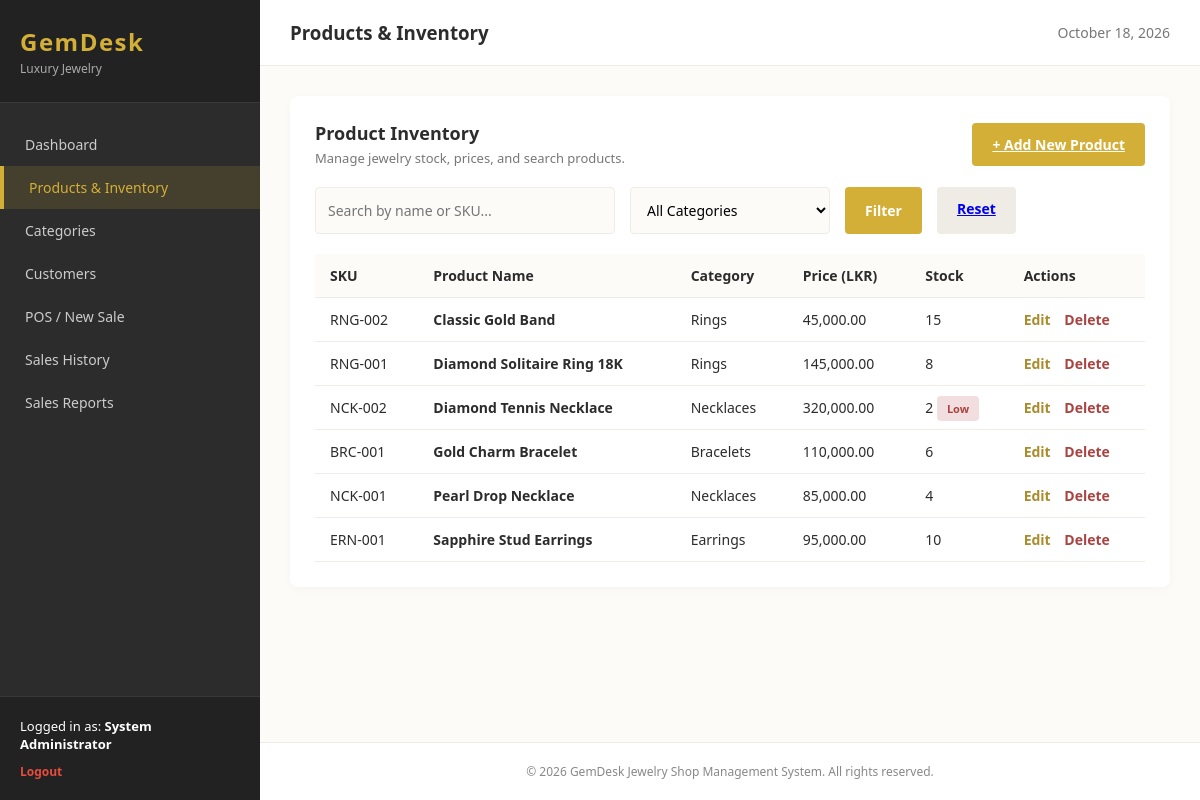
/index.php?controller=product&action=index (signed in), run on the app's committed database.
### tables this page shows
CREATE TABLE IF NOT EXISTS `products` (
  `id` INT AUTO_INCREMENT PRIMARY KEY,
  `category_id` INT NOT NULL,
  `name` VARCHAR(150) NOT NULL,
  `sku` VARCHAR(50) NOT NULL UNIQUE,
  `price` DECIMAL(10, 2) NOT NULL,
  `stock_quantity` INT NOT NULL DEFAULT 0,
  `min_stock_level` INT NOT NULL DEFAULT 5,
  `created_at` TIMESTAMP DEFAULT CURRENT_TIMESTAMP,
  FOREIGN KEY (`category_id`) REFERENCES `categories`(`id`) ON DELETE CASCADE
);

CREATE TABLE IF NOT EXISTS `categories` (
  `id` INT AUTO_INCREMENT PRIMARY KEY,
  `name` VARCHAR(100) NOT NULL,
  `description` TEXT DEFAULT NULL,
  `created_at` TIMESTAMP DEFAULT CURRENT_TIMESTAMP
);

### models/Product.php (called while the page is built, shortened)
<?php
require_once __DIR__ . '/../config/database.php';
class Product {
    private $conn;
    private $table = 'products';
    public function __construct() {
        $database = new Database();
        $this->conn = $database->getConnection();
    }
    public function getAll($search = '', $category_id = '') {
        $query = "SELECT p.*, c.name as category_name
                  FROM " . $this->table . " p
                  JOIN categories c ON p.category_id = c.id WHERE 1=1";
        $params = [];
        $query .= " ORDER BY p.name ASC";
        $stmt = $this->conn->prepare($query);
        $stmt->execute($params);
        return $stmt->fetchAll();
    }
}
?>

### config/database.php (called while the page is built, shortened)
<?php
class Database {
    private $host = "localhost";
    private $db_name = "jewelry_shop_db";
    private $username = "root";
    private $password = "";
    public function getConnection() {
        $this->conn = null;
        try {
            $this->conn = new PDO(
                "mysql:host=" . $this->host . ";dbname=" . $this->db_name . ";charset=utf8mb4",
                $this->username,
                $this->password
            );
            $this->conn->setAttribute(PDO::ATTR_ERRMODE, PDO::ERRMODE_EXCEPTION);
            $this->conn->setAttribute(PDO::ATTR_DEFAULT_FETCH_MODE, PDO::FETCH_ASSOC);
        } catch(PDOException $exception) {
            echo "Connection error: " . $exception->getMessage();
        }
        return $this->conn;
    }
}
?>

### models/Category.php (called while the page is built, shortened)
<?php
require_once __DIR__ . '/../config/database.php';
class Category {
    public function __construct() {
        $database = new Database();
    }
}
?>

### controllers/ProductController.php (called while the page is built, shortened)
<?php
require_once __DIR__ . '/../models/Product.php';
require_once __DIR__ . '/../models/Category.php';
class ProductController {
    private $productModel;
    public function __construct() {
        $this->productModel = new Product();
    }
    public function index() {
        $search = isset($_GET['search']) ? trim($_GET['search']) : '';
        $category_id = isset($_GET['category_id']) ? trim($_GET['category_id']) : '';
        $products = $this->productModel->getAll($search, $category_id);
        $pageTitle = "Products & Inventory";
        $controller = 'product';
        $action = 'index';
        require_once 'views/layouts/header.php';
        require_once 'views/products/index.php';
        require_once 'views/layouts/footer.php';
    }
}
?>

### views/products/index.php (the view, shortened to what this page needs)
<div class="section-card">
    <div style="display: flex; justify-content: space-between; align-items: center; margin-bottom: 20px;">
        <div>
            <h3>Product Inventory</h3>
            <p class="section-desc">Manage jewelry stock, prices, and search products.</p>
        </div>
        <a href="index.php?controller=product&action=create" class="btn btn-primary">+ Add New Product</a>
    </div>
    <form method="GET" action="index.php" style="display: flex; gap: 15px; margin-bottom: 20px;">
        <input type="text" name="search" class="form-control" placeholder="Search by name or SKU..." value="<?php echo htmlspecialchars($search ?? ''); ?>" style="max-width: 300px;">
        <select name="category_id" class="form-control" style="max-width: 200px;">
            <option value="">All Categories</option>
        </select>
        <button type="submit" class="btn btn-primary">Filter</button>
        <a href="index.php?controller=product&action=index" class="btn" style="background:var(--gray-light);">Reset</a>
    </form>
    <div class="table-responsive">
        <table class="data-table">
            <thead>
                <tr>
                    <th>SKU</th>
                    <th>Product Name</th>
                    <th>Category</th>
                    <th>Price (LKR)</th>
                    <th>Stock</th>
                    <th>Actions</th>
                </tr>
            </thead>
            <tbody>
                <?php if (empty($products)): ?>
                    <tr><td colspan="6" style="text-align:center;">No products found.</td></tr>
                <?php else: ?>
                    <?php foreach($products as $prod): ?>
                        <tr>
                            <td><?php echo htmlspecialchars($prod['sku']); ?></td>
                            <td><strong><?php echo htmlspecialchars($prod['name']); ?></strong></td>
                            <td><?php echo htmlspecialchars($prod['category_name']); ?></td>
                            <td><?php echo number_format($prod['price'], 2); ?></td>
                            <td>
                                <?php echo $prod['stock_quantity']; ?>
                                <?php if($prod['stock_quantity'] <= $prod['min_stock_level']): ?>
                                    <span class="badge badge-danger">Low</span>
                                <?php endif; ?>
                            </td>
                            <td>
                                <a href="index.php?controller=product&action=edit&id=<?php echo $prod['id']; ?>" style="color:var(--gold-dark); text-decoration:none; font-weight:600; margin-right:10px;">Edit</a>
                                <a href="index.php?controller=product&action=delete&id=<?php echo $prod['id']; ?>" onclick="return confirm('Are you sure you want to delete this product?');" style="color:#A94442; text-decoration:none; font-weight:600;">Delete</a>
                            </td>
                        </tr>
                    <?php endforeach; ?>
                <?php endif; ?>
            </tbody>
        </table>
    </div>
</div>

### index.php (shortened to what this page needs)
<?php
$controller = isset($_GET['controller']) ? $_GET['controller'] : 'auth';
$action = isset($_GET['action']) ? $_GET['action'] : 'login';
switch ($controller) {
    case 'product':
        require_once 'controllers/ProductController.php';
        $ctrl = new ProductController();
        break;
}
if (method_exists($ctrl, $action)) {
    $ctrl->$action();
} else {
    echo "Page not found!";
}
?>

### views/layouts/header.php (shortened to what this page needs)
<!DOCTYPE html>
<html lang="en">
<head>
    <link rel="stylesheet" href="assets/css/style.css">
</head>
<body>
    <div class="app-layout">
        <nav class="sidebar">
            <div class="sidebar-brand">
                <h2>GemDesk</h2>
                <p>Luxury Jewelry</p>
            </div>
            <ul class="nav-menu">
                <li><a href="index.php?controller=dashboard&action=index" class="<?php echo ($controller == 'dashboard') ? 'active' : ''; ?>">Dashboard</a></li>
                <li><a href="index.php?controller=product&action=index" class="<?php echo ($controller == 'product') ? 'active' : ''; ?>">Products & Inventory</a></li>
                <li><a href="index.php?controller=category&action=index" class="<?php echo ($controller == 'category') ? 'active' : ''; ?>">Categories</a></li>
                <li><a href="index.php?controller=customer&action=index" class="<?php echo ($controller == 'customer') ? 'active' : ''; ?>">Customers</a></li>
                <li><a href="index.php?controller=sales&action=create" class="<?php echo ($controller == 'sales' && $action == 'create') ? 'active' : ''; ?>">POS / New Sale</a></li>
                <li><a href="index.php?controller=sales&action=history" class="<?php echo ($controller == 'sales' && $action == 'history') ? 'active' : ''; ?>">Sales History</a></li>
                <li><a href="index.php?controller=sales&action=report" class="<?php echo ($controller == 'sales' && $action == 'report') ? 'active' : ''; ?>">Sales Reports</a></li>
            </ul>
            <div class="sidebar-footer">
                <p>Logged in as: <strong><?php echo htmlspecialchars($_SESSION['full_name'] ?? 'Admin'); ?></strong></p>
                <a href="index.php?controller=auth&action=logout" class="btn-logout">Logout</a>
            </div>
        </nav>
        <main class="main-content">
            <header class="top-bar">
                <h3><?php echo isset($pageTitle) ? $pageTitle : 'Dashboard'; ?></h3>
                <span class="date-display"><?php echo date('F j, Y'); ?></span>
            </header>
            <div class="content-body">

### views/layouts/footer.php
</div>
            <footer class="app-footer">
                <p>&copy; <?php echo date('Y'); ?> GemDesk Jewelry Shop Management System. All rights reserved.</p>
            </footer>
        </main>
    </div>
</body>
</html>

### assets/css/style.css (style rules this page uses)
:root { --bg-cream: #FDFBF7; --card-ivory: #FFFFFF; --gold: #D4AF37; --gold-dark: #AA8C2C; --charcoal: #2C2C2C; --gray-light: #EFECE6; --danger: #A94442; --success: #3C763D; }
* { box-sizing: border-box; margin: 0; padding: 0; font-family: 'Segoe UI', Tahoma, Geneva, Verdana, sans-serif; }
body { background-color: var(--bg-cream); color: var(--charcoal); }
.form-control { width: 100%; padding: 12px; border: 1px solid var(--gray-light); border-radius: 4px; background-color: var(--bg-cream); font-size: 14px; }
.btn { display: inline-block; padding: 12px 20px; border: none; border-radius: 4px; cursor: pointer; font-size: 14px; font-weight: 600; text-align: center; transition: background 0.2s; }
.btn-primary { background-color: var(--gold); color: white; }
.app-layout { display: flex; min-height: 100vh; }
.sidebar { width: 260px; background-color: var(--charcoal); color: #fff; display: flex; flex-direction: column; justify-content: space-between; }
.sidebar-brand { padding: 25px 20px; background-color: #222; border-bottom: 1px solid #383838; }
.sidebar-brand h2 { color: var(--gold); letter-spacing: 1.5px; font-size: 24px; }
.sidebar-brand p { font-size: 12px; color: #aaa; margin-top: 2px; }
.nav-menu { list-style: none; padding: 20px 0; flex-grow: 1; }
.nav-menu li a { display: block; padding: 12px 25px; color: #ccc; text-decoration: none; font-size: 14px; transition: all 0.2s; }
.nav-menu li a:hover, .nav-menu li a.active { background-color: rgba(212, 175, 55, 0.15); color: var(--gold); border-left: 4px solid var(--gold); }
.sidebar-footer { padding: 20px; background-color: #222; font-size: 13px; border-top: 1px solid #383838; }
.btn-logout { display: inline-block; margin-top: 10px; color: #e74c3c; text-decoration: none; font-weight: 600; font-size: 12px; }
.main-content { flex-grow: 1; display: flex; flex-direction: column; }
.top-bar { background: var(--card-ivory); padding: 20px 30px; display: flex; justify-content: space-between; align-items: center; border-bottom: 1px solid var(--gray-light); }
.top-bar h3 { color: var(--charcoal); font-weight: 600; }
.date-display { color: #777; font-size: 14px; }
.content-body { padding: 30px; flex-grow: 1; }
.section-card { background: var(--card-ivory); padding: 25px; border-radius: 8px; box-shadow: 0 2px 10px rgba(0,0,0,0.03); }
.section-card h3 { font-size: 18px; color: var(--charcoal); }
.section-desc { font-size: 13px; color: #777; margin-top: 4px; }
.data-table { width: 100%; border-collapse: collapse; margin-top: 10px; }
.data-table th, .data-table td { padding: 12px 15px; text-align: left; border-bottom: 1px solid var(--gray-light); font-size: 14px; }
.data-table th { background-color: var(--bg-cream); font-weight: 600; color: var(--charcoal); }
.badge { padding: 5px 10px; border-radius: 4px; font-size: 11px; font-weight: 600; }
.badge-danger { background-color: #F2DEDE; color: var(--danger); }
.app-footer { text-align: center; padding: 20px; font-size: 12px; color: #888; background: var(--card-ivory); border-top: 1px solid var(--gray-light); }

### data on the page
products: sku "RNG-002", name "Classic Gold Band", category.name "Rings", price "45,000.00", stock_quantity "15"
products: sku "RNG-001", name "Diamond Solitaire Ring 18K", category.name "Rings", price "145,000.00", stock_quantity "8"
products: sku "NCK-002", name "Diamond Tennis Necklace", category.name "Necklaces", price "320,000.00", stock_quantity "2", min_stock_level "Low"
products: sku "BRC-001", name "Gold Charm Bracelet", category.name "Bracelets", price "110,000.00", stock_quantity "6"
products: sku "NCK-001", name "Pearl Drop Necklace", category.name "Necklaces", price "85,000.00", stock_quantity "4"
products: sku "ERN-001", name "Sapphire Stud Earrings", category.name "Earrings", price "95,000.00", stock_quantity "10"

### other printed values
$_SESSION['full_name'] "System Administrator"
$pageTitle "Products & Inventory"
